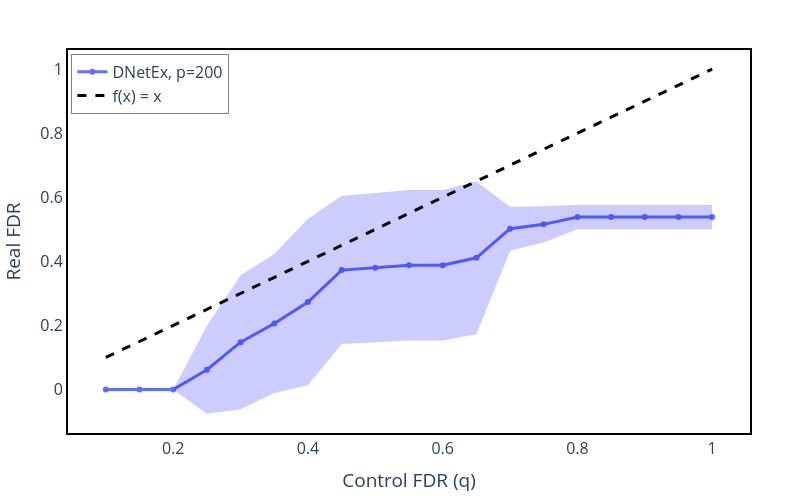

Notebook code cell kept with this figure:
### Code cell
run_number = 0

fig = go.Figure()


fig.add_trace(
    go.Scatter(
        x=runs_qs_list[run_number],
        y=runs_fdr_list[run_number],
        mode='lines+markers',
        name=f'DNetEx, p=200'
    )
)
# Shaded confidence interval
fig.add_trace(
    go.Scatter(
        x=list(runs_qs_list[run_number]) + list(runs_qs_list[run_number][::-1]),
        y=list(runs_fdr_list[run_number] + runs_fdr_std_list[run_number]) + list((runs_fdr_list[run_number] - runs_fdr_std_list[run_number])[::-1]),
        fill='toself',
        fillcolor='rgba(0, 0, 255, 0.2)',  # transparent blue
        line=dict(color='rgba(255,255,255,0)'),
        hoverinfo="skip",
        showlegend=False
    )
)

fig.add_trace(
    go.Scatter(
        x=[min(runs_qs_list[run_number]), max(runs_qs_list[run_number])],
        y=[min(runs_qs_list[run_number]), max(runs_qs_list[run_number])],
        mode='lines',
        line=dict(color='black', dash='dash'),
        name="f(x) = x"
    )
)

fig.update_traces(line=dict(width=3))

fig.update_layout(
    autosize=False,
    xaxis1=dict(tickfont=dict(size=16),showticklabels=True),
    yaxis1=dict(tickfont=dict(size=16),showticklabels=True),
    width=800,
    height=500,
    xaxis_title='Control FDR (q)',
    yaxis_title='Real FDR',
    plot_bgcolor='white',
    paper_bgcolor='white',
    margin=dict(l=50, r=50, t=50, b=50),
    showlegend=True,
    legend=dict(
        x=0.005,
        y=0.99,  
        xanchor='left',
        yanchor='top',
        bgcolor='rgba(255, 255, 255, 0.6)',
        bordercolor='gray',
        borderwidth=1
    ),
    xaxis=dict(showline=True, linewidth=2, linecolor='black', mirror=True),
    yaxis=dict(showline=True, linewidth=2, linecolor='black', mirror=True),
    font=dict(size=16)
)

fig.write_image("Results/fdr-control.pdf")
fig.show()

### Figure 1 — Plotly figure (JSON) as saved in the notebook; plotly's stock layout.template omitted (floating-point values rounded to 4 significant figures)
{"data": [{"line": {"width": 3}, "mode": "lines+markers", "name": "DNetEx, p=200", "type": "scatter", "x": [0.1, 0.15, 0.2, 0.25, 0.3, 0.35, 0.4, 0.45, 0.5, 0.55, 0.6, 0.65, 0.7, 0.75, 0.8, 0.85, 0.9, 0.95, 1], "y": [0, 0, 0, 0.06154, 0.1477, 0.2057, 0.2731, 0.3727, 0.3797, 0.388, 0.388, 0.4112, 0.5021, 0.5155, 0.5384, 0.5384, 0.5384, 0.5384, 0.5384]}, {"fill": "toself", "fillcolor": "rgba(0, 0, 255, 0.2)", "hoverinfo": "skip", "line": {"color": "rgba(255,255,255,0)", "width": 3}, "showlegend": false, "type": "scatter", "x": [0.1, 0.15, 0.2, 0.25, 0.3, 0.35, 0.4, 0.45, 0.5, 0.55, 0.6, 0.65, 0.7, 0.75, 0.8, 0.85, 0.9, 0.95, 1, 1, 0.95, 0.9, 0.85, 0.8, 0.75, 0.7, 0.65, 0.6, 0.55, 0.5, 0.45, 0.4, 0.35, 0.3, 0.25, 0.2, 0.15, 0.1], "y": [0, 0, 0, 0.1991, 0.3568, 0.4227, 0.533, 0.6036, 0.6128, 0.6229, 0.6229, 0.6496, 0.5708, 0.572, 0.5764, 0.5764, 0.5764, 0.5764, 0.5764, 0.5003, 0.5003, 0.5003, 0.5003, 0.5003, 0.4589, 0.4334, 0.1728, 0.1531, 0.1531, 0.1465, 0.1417, 0.01323, -0.01122, -0.06142, -0.07607, 0, 0, 0]}, {"line": {"color": "black", "dash": "dash", "width": 3}, "mode": "lines", "name": "f(x) = x", "type": "scatter", "x": [0.1, 1], "y": [0.1, 1]}], "layout": {"autosize": false, "font": {"size": 16}, "height": 500, "legend": {"bgcolor": "rgba(255, 255, 255, 0.6)", "bordercolor": "gray", "borderwidth": 1, "x": 0.005, "xanchor": "left", "y": 0.99, "yanchor": "top"}, "margin": {"b": 50, "l": 50, "r": 50, "t": 50}, "paper_bgcolor": "white", "plot_bgcolor": "white", "showlegend": true, "width": 800, "xaxis": {"linecolor": "black", "linewidth": 2, "mirror": true, "showline": true, "showticklabels": true, "tickfont": {"size": 16}, "title": {"text": "Control FDR (q)"}}, "yaxis": {"linecolor": "black", "linewidth": 2, "mirror": true, "showline": true, "showticklabels": true, "tickfont": {"size": 16}, "title": {"text": "Real FDR"}}}}
